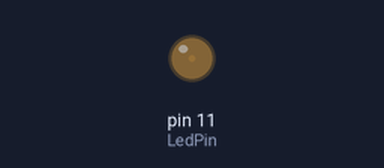
Recording of a program running on a simulated Raspberry Pi (header pin numbers). Shown: output pins drawn as LEDs (lit = HIGH).

Above: at 0.05 s.
At 1.15 s:
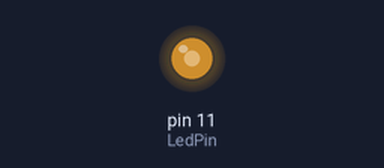
At 2.3 s:
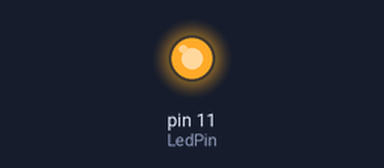
At 4.6 s:
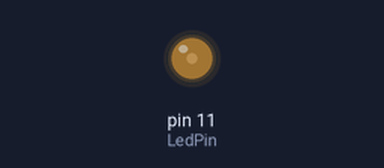
Timing chart, 0 to 7.9 s (numbered marks = the images above):
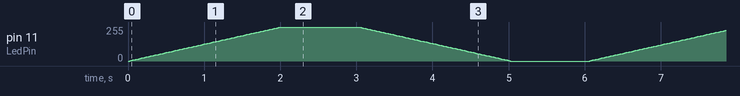

The program:

07_pwmLed.py
```python
import RPi.GPIO as GPIO
import time

LedPin = 11

def setup():
	global p
	GPIO.setmode(GPIO.BOARD)
	GPIO.setup(LedPin, GPIO.OUT)
	p = GPIO.PWM(LedPin, 2000)
	p.start(100)

def loop():
	while True:
		for i in range(0, 101):
			p.ChangeDutyCycle(i)
			time.sleep(0.02)
		time.sleep(1)
		for i in range(0, 101)[::-1]:	# reverse
			p.ChangeDutyCycle(i)
			time.sleep(0.02)
		time.sleep(1)

def destroy():
	p.stop()
	GPIO.output(LedPin, 1)
	GPIO.cleanup()

if __name__ == "__main__":
	try:
		setup()
		loop()
	except KeyboardInterrupt:
		destroy()
```
